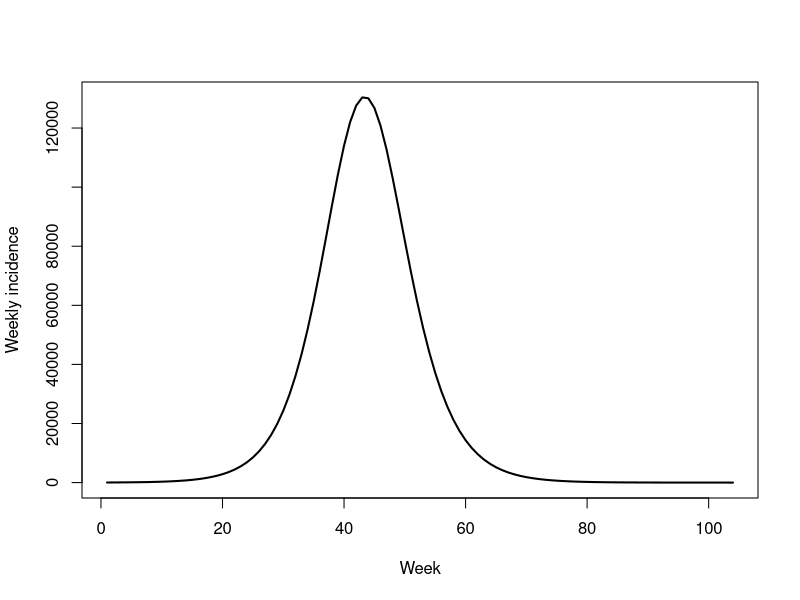
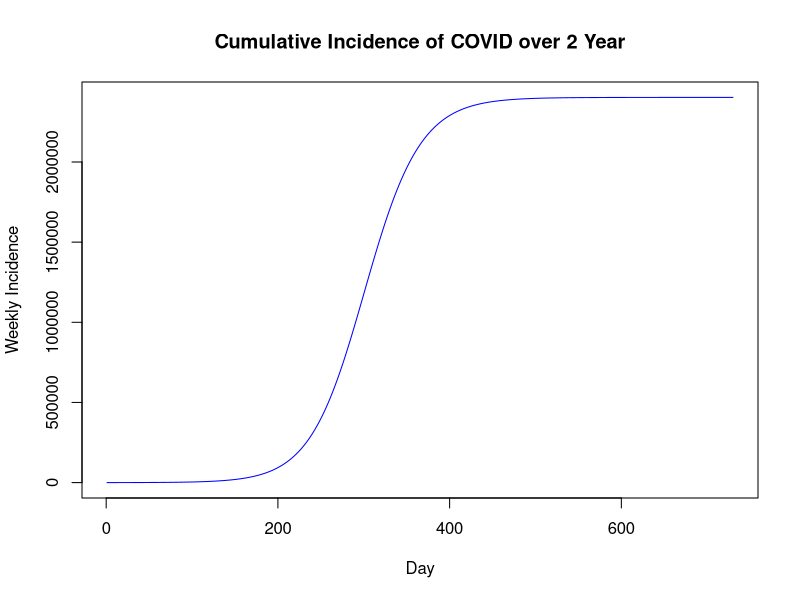
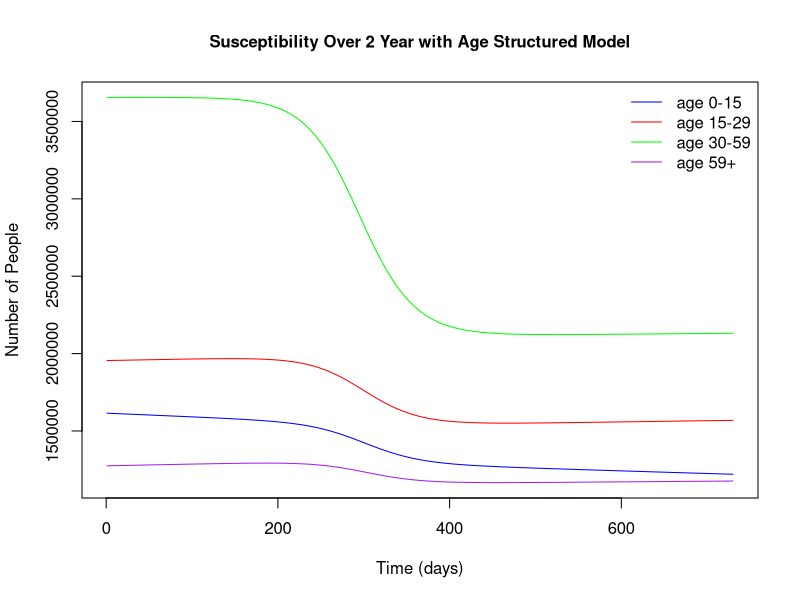
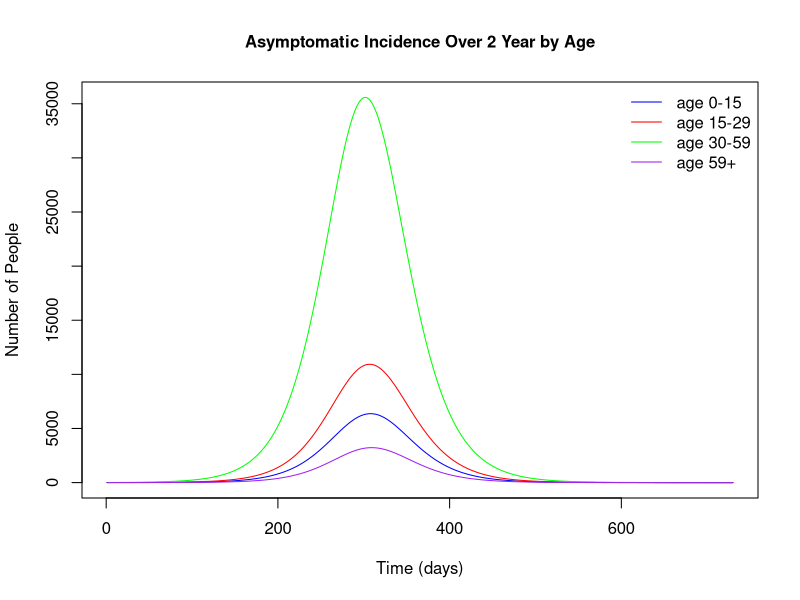
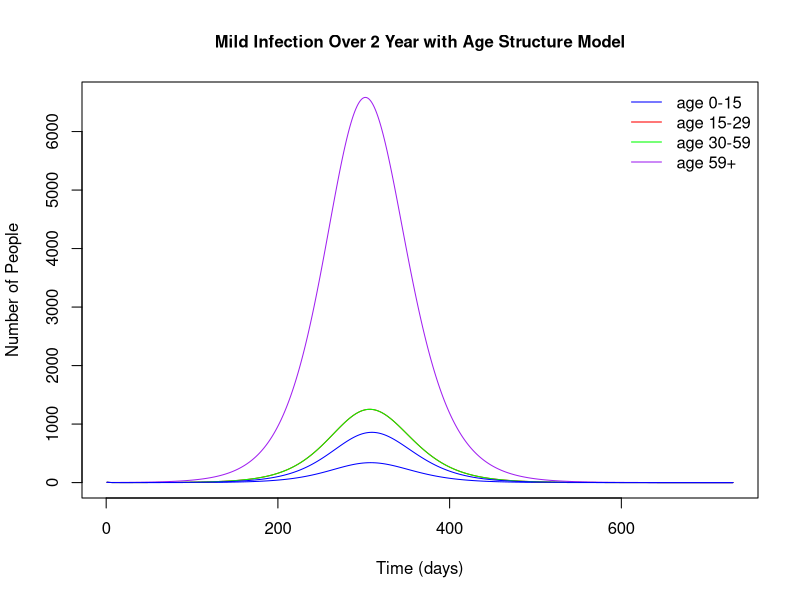
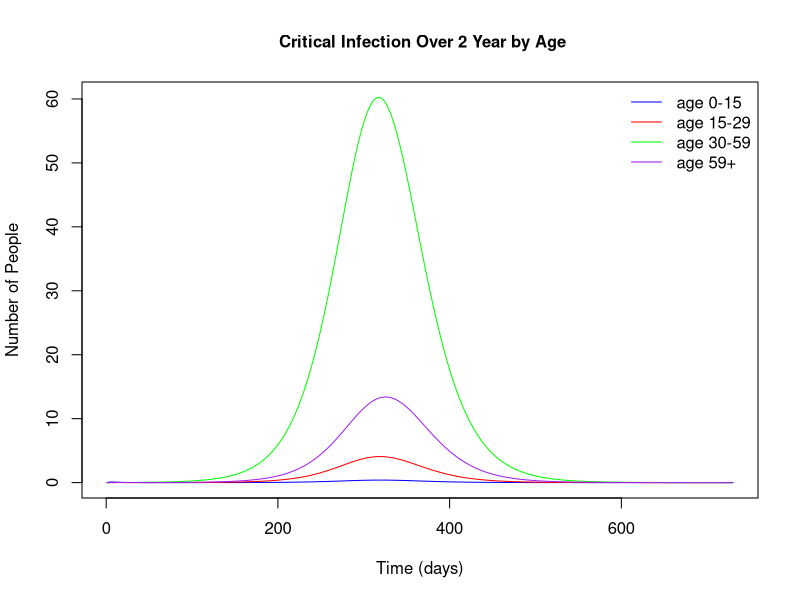
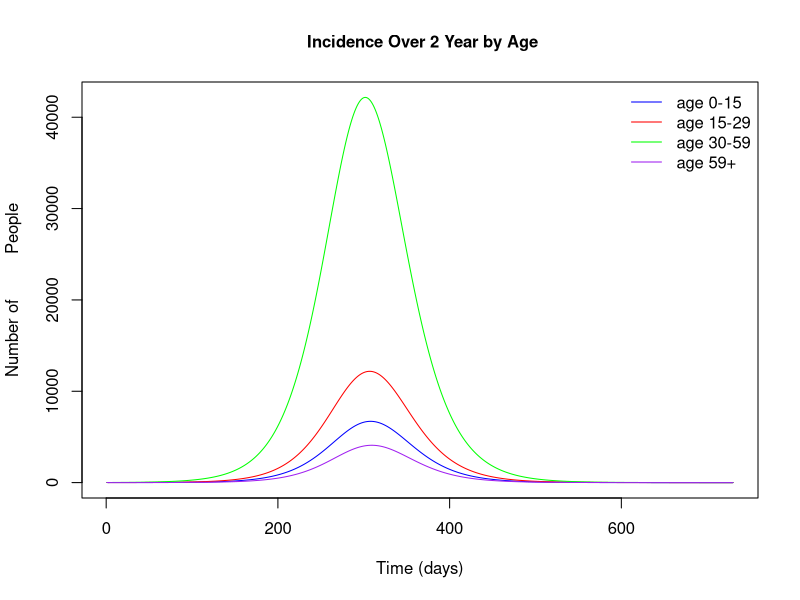
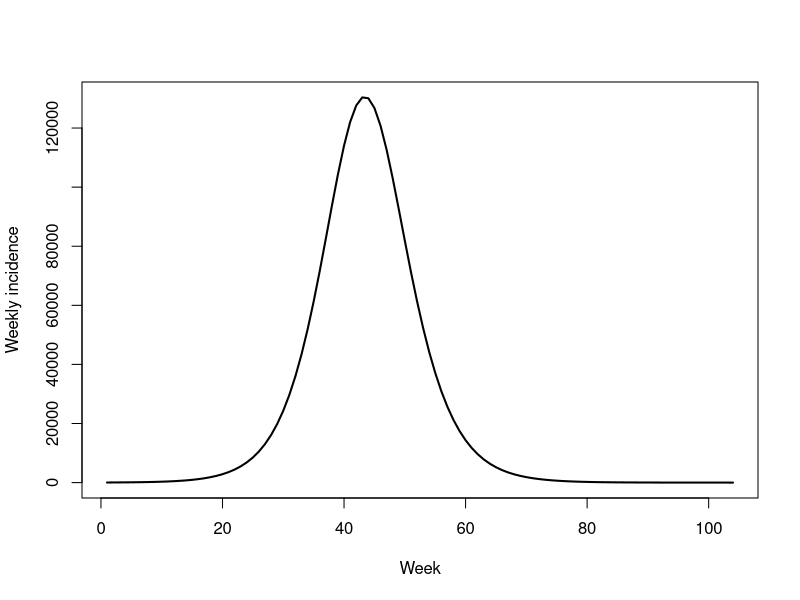

Write R code to recreate these figures, in order.
## ---- chunk 1
library(deSolve)

# Minor editions was made. I double checked that all compartments balanced out in the end.
COVID=function(times,state,parameters){
  with(as.list(c(state,parameters)),{
  #age 0-15
    dS1 = mu*N*n[1] - sum(BETA[1,]*c(A1,A2,A3,A4) + BETA[1,]*c(M1,M2,M3,M4))*(S1/N*n[1]) - l1*S1;# multiplied N by n[1] since only first group will have new born
    dE1 = sum(BETA[1,]*c(A1,A2,A3,A4) + BETA[1,]*c(M1,M2,M3,M4))*(S1/N*n[1]) - E1*alpha - l1*E1; # edited E1*alpha term
    dA1 = E1*alpha*theta[1] - gamma*A1 - l1*A1;
    dM1 = E1*alpha*(1-theta[1]) - (gamma.h*rho[1] + gamma*(1-rho[1]))*M1 - l1*M1;# ----------------added gamma.h
    dH1 = gamma.h*rho[1]*M1 + kappa_c[1]*C1 - kappa_h[1]*H1 - gamma_h[1]*H1 - l1*H1;
    dR1 = gamma*A1 + gamma*(1-rho[1])*M1 + gamma_h[1]*H1 - l1*R1;
    dC1 = kappa_h[1]*H1 - kappa_c[1]*C1 - sigma[1]*C1 - l1*C1;
    dDead1 = sigma[1]*C1;
    dcumInci1 = E1*alpha;
  #age 15-29
    dS2 = l1*S1 - sum(BETA[2,]*c(A1,A2,A3,A4)+ BETA[2,]*c(M1,M2,M3,M4))*(S2/N*n[2]) - l2*S2;
    dE2 = l1*E1 + sum(BETA[2,]*c(A1,A2,A3,A4) + BETA[2,]*c(M1,M2,M3,M4))*(S2/N*n[2]) - E2*alpha - l2*E2;
    dA2 = l1*A1 + E2*alpha*theta[2] - gamma*A2 - l2*A2;
    dM2 = l1*M1 + E2*alpha*(1-theta[2]) - (gamma.h*rho[2] + gamma*(1-rho[2]))*M2 - l2*M2;
    dH2 = l1*H1 + gamma.h*rho[2]*M2 + kappa_c[2]*C2 - kappa_h[2]*H2 - gamma_h[2]*H2 - l2*H2;
    dR2 = l1*R1 + gamma*A2 + gamma*(1-rho[2])*M2 + gamma_h[2]*H2 - l2*R2;
    dC2 = l1*C1 + kappa_h[2]*H2 - kappa_c[2]*C2 - sigma[2]*C2 - l2*C2;
    dDead2 = sigma[2]*C2;
    dcumInci2 = E2*alpha;
  #age 30-59
    dS3 = l2*S2 - sum(BETA[3,]*c(A1,A2,A3,A4)+ BETA[3,]*c(M1,M2,M3,M4))*(S3/N*n[3]) - l3*S3;
    dE3 = l2*E2 + sum(BETA[3,]*c(A1,A2,A3,A4) + BETA[3,]*c(M1,M2,M3,M4))*(S3/N*n[3]) - E3*alpha - l3*E3;
    dA3 = l2*A2 + E3*alpha*theta[3] - gamma*A3 - l2*A3;
    dM3 = l2*M2 + E3*alpha*(1-theta[3]) - (gamma.h*rho[3] + gamma*(1-rho[3]))*M3 - l3*M3;
    dH3 = l2*H2 + gamma.h*rho[3]*M3 + kappa_c[3]*C3 - kappa_h[3]*H3 - gamma_h[3]*H3 - l3*H3;
    dR3 = l2*R2 + gamma*A3 + gamma*(1-rho[3])*M3 + gamma_h[3]*H3 - l3*R3;
    dC3 = l2*C2 + kappa_h[3]*H3 - kappa_c[3]*C3 - sigma[3]*C3 - l3*C3;
    dDead3 = sigma[3]*C3;
    dcumInci3 = E3*alpha;
  #age 59+
    dS4 = l3*S3 - sum(BETA[4,]*c(A1,A2,A3,A4) + BETA[4,]*c(M1,M2,M3,M4))*(S4/N*n[4]) - mu*N*n[1];# ------added n[1]
    dE4 = l3*E3 + sum(BETA[4,]*c(A1,A2,A3,A4) + BETA[4,]*c(M1,M2,M3,M4))*(S4/N*n[4]) - E4*alpha;
    dA4 = l3*A3 + E4*alpha*theta[4] - gamma*A4; #------------------------deleted the mu*A4 term, cannot balance out
    dM4 = l3*M3 + E4*(alpha*(1-theta[4])) - (gamma.h*rho[4] + gamma*(1-rho[4]))*M4;
    dH4 = l3*H3 + gamma.h*rho[4]*M4 + kappa_c[4]*C4 - kappa_h[4]*H4 - gamma_h[4]*H4;
    dR4 = l3*R3 + gamma*A4 + gamma*(1-rho[4])*M4 + gamma_h[4]*H4;
    dC4 = l3*C3 + kappa_h[4]*H4 - kappa_c[4]*C4 - sigma[4]*C4;
    dDead4 = sigma[4]*C4;
    dcumInci4 = E4*alpha;
    
          # return the rate of change
    list(c(dS1, dS2, dS3, dS4, dE1, dE2, dE3, dE4, dA1, dA2, dA3, dA4, dM1, dM2, dM3, dM4, dH1, dH2, dH3, dH4, dR1, dR2, dR3, dR4, dC1, dC2, dC3, dC4, dDead1, dDead2, dDead3, dDead4, dcumInci1, dcumInci2,dcumInci3,dcumInci4))
  })
}

l1 = 1/(15*365); #15 years
l2 = 1/(29*365) #29 years
l3 = 1/(59*365) #59 years
N=8500000;
n=c(0.19, 0.23, 0.43, 0.15); # ---------- The article used 0.39, 0.28, 0.28, 0.5, should we use these too? 
A0=c(5,5,5,5);
M0=c(5,5,5,5);
E0=H0=cumInci0=C0=R0=Dead0=rep(0,4);
S0=N*n-A0-M0;
  
beta1 = 2 #peak infection
alpha = 1/3.69 #latent period
gamma = 1/3.47 #infectious period
gamma.h = 0.14 #--------------------------reporting rate, infection being documented
rho = c(0.03,0.06,0.09,0.12) #proportion progressing to severe infection
mu = 1/(78.7*365) #birth/death rate = 1/life expectancy in days
theta = c(0.95,0.9,0.85,0.8) #proportion asymptomatic
kappa_h = c(0.1/11,0.13/11,0.16/13,0.19/13) #proportion of severe to critical infection-------Why divided by 11 13
gamma_h = c(0.9/4,0.87/4,0.84/6,0.81/6) #proportion of severe to recovered------------------- why divided by 4 6
kappa_c = c(0.35/5,0.25/5,0.15/6,0.05/6) #proportion of critical back to severe infection-----why 5 5 6 6 
sigma = c(0.65/9,0.75/9,0.85/10,0.95/10) #proportion of critical  to recovered----------------why 9, 9, 10, 10
omega = 2*pi/365 #sinusoidal forcing
times=seq(1,2*365,by=1) 

#beta matrix
(gamma+mu)*(2.5)/(alpha/(alpha+mu)) #---------This is what I found in note how to get beta for SEIR
gamma*2.5*1.3 #-------------------------------what was originally used, for SIR.

#Could you please teach me how you get these betas? since they does not match with (gamma+mu)*(2.5)/(alpha/(alpha+mu))
#And I cannot find them in the artical.
beta=matrix(c(1.46,0.90,0.90,0.67,
              0.90,1.46,1.12,0.78,
              0.90,1.12,1.46,0.80,
              0.67,0.78,0.80,1.46),4,4,byrow=T)
Nmatrix=diag(n,4,4);
r0 = eigen(Nmatrix %*% beta)$values[1]
b = 2.5/r0*gamma
BETA=matrix(c(1.46,0.90,0.90,0.67,
              0.90,1.46,1.12,0.78,
              0.90,1.12,1.46,0.80,
              0.67,0.78,0.80,1.46),4,4,byrow=T)

state=c(S1=S0[1],S2=S0[2],S3=S0[3],S4=S0[4],
        E1=E0[1],E2=E0[2],E3=E0[3],E4=E0[4],
        A1=A0[1],A2=A0[2],A3=A0[3],A4=A0[4],
        M1=A0[1],M2=M0[2],M3=M0[3],M4=M0[4],
        H1=A0[1],H2=H0[2],H3=H0[3],H4=H0[4],
        R1=R0[1],R2=R0[2],R3=R0[3],R4=R0[4],
        C1=C0[1],C2=C0[2],C3=C0[3],C4=C0[4],
        Dead1=Dead0[1],Dead2=Dead0[2],Dead3=Dead0[3],Dead4=Dead0[4],
        cumInci1=cumInci0[1],cumInci2=cumInci0[2],cumInci3=cumInci0[3],cumInci4=cumInci0[4])

parameters=c(BETA=BETA,mu=mu,gamma=gamma,alpha=alpha,rho=rho,theta=theta,kappa_h=kappa_h,gamma.h = gamma.h, gamma_h=gamma_h,kappa_c=kappa_c,sigma=sigma,omega=omega,N=N,beta1=beta1)    
## ---- chunk 2
COVID.sim=ode(y=state,times=times,func=COVID,parms=parameters)
I1 = rowSums(COVID.sim[,c('A1','M1')])
I2 = rowSums(COVID.sim[,c('A2','M2')])
I3 = rowSums(COVID.sim[,c('A3','M3')])
I4 = rowSums(COVID.sim[,c('A4','M4')])
COVID.sim = cbind(COVID.sim, I1, I2, I3, I4)
S = rowSums(COVID.sim[,c('S1','S2','S3','S4')])
E = rowSums(COVID.sim[,c('E1','E2','E3','E4')])
A = rowSums(COVID.sim[,c('A1','A2','A3','A4')])
M = rowSums(COVID.sim[,c('M1','M2','M3','M4')])
R = rowSums(COVID.sim[,c('R1','R2','R3','R4')])
C = rowSums(COVID.sim[,c('C1','C2','C3','C4')])
H = rowSums(COVID.sim[,c('H1','H2','H3','H4')])
allI= rowSums(COVID.sim[,c('M1','M2','M3','M4','A1','A2','A3','A4')])
cuminci = (COVID.sim[,'cumInci1']+COVID.sim[,'cumInci2']+COVID.sim[,'cumInci3']+COVID.sim[,'cumInci4'])
dead = (COVID.sim[,'Dead1']+COVID.sim[,'Dead2']+COVID.sim[,'Dead3']+COVID.sim[,'Dead4'])
all.sim = cbind(S,E,A,M,R,C,H,allI,cuminci,COVID.sim[,'time'],dead)
 
#weekly incidence
inci=all.sim[seq(7,nrow(all.sim),by=7),'cuminci']-c(0,all.sim[seq(7,nrow(all.sim)-7,by=7),'cuminci'])

#plot
plot(inci,ylab='Weekly incidence',xlab='Week',type='l',lwd=2)

plot(all.sim[,'cuminci'],ylab='Weekly Incidence',xlab='Day',type='l',lwd=1, main="Cumulative Incidence of COVID over 2 Year",col='blue')

matplot(COVID.sim[,'time'], COVID.sim[,c('S1','S2','S3','S4')],type='l', 
        lwd=1,col=c('blue','red','green','purple'),lty=1, main='Susceptibility Over 2 Year with Age Structured Model', cex.main=1,
        ylab='Number of People',xlab='Time (days)')
legend('topright',c('age 0-15','age 15-29', 'age 30-59', 'age 59+'), lwd=1, col=c('blue','red','green','purple'),bty='n')

matplot(COVID.sim[,'time'], COVID.sim[,c('A1','A2','A3','A4')],type='l', 
        lwd=1,col=c('blue','red','green','purple'),lty=1, main='Asymptomatic Incidence Over 2 Year by Age',         
        cex.main=1, ylab='Number of People',xlab='Time (days)')
legend('topright',c('age 0-15','age 15-29', 'age 30-59', 'age 59+'), lwd=1, col=c('blue','red','green','purple'),bty='n')
#####################################################################################################################
#The simulated number of mild and critical incidences among elder people does not match with main stream findings####
matplot(COVID.sim[,'time'], COVID.sim[,c('M1','M2','M2','M3','M4')],type='l', 
        lwd=1,col=c('blue','red','green','purple'),lty=1, main='Mild Infection Over 2 Year with Age Structure Model',              cex.main=1, ylab='Number of People',xlab='Time (days)')
legend('topright',c('age 0-15','age 15-29', 'age 30-59', 'age 59+'), lwd=1, col=c('blue','red','green','purple'),bty='n')

matplot(COVID.sim[,'time'], COVID.sim[,c('C1', 'C2','C3','C4')],type='l', 
        lwd=1,col=c('blue','red','green','purple'),lty=1, main=' Critical Infection Over 2 Year by Age',cex.main=1, ylab='Number of People',xlab='Time (days)')
legend('topright',c('age 0-15','age 15-29', 'age 30-59', 'age 59+'), lwd=1, col=c('blue','red','green','purple'),bty='n')
#######################################################################################################################

matplot(COVID.sim[,'time'], COVID.sim[,c('I1', 'I2','I3','I4')],type='l', 
        lwd=1,col=c('blue','red','green','purple'),lty=1, main=' Incidence Over 2 Year by Age',cex.main=1, ylab='Number of         People',xlab='Time (days)')
legend('topright',c('age 0-15','age 15-29', 'age 30-59', 'age 59+'), lwd=1, col=c('blue','red','green','purple'),bty='n')


## ---- chunk 3
library(deSolve)

z = 0.3 #Reducing the transmission rate by 70% with control measures

times1=seq(1,9*7,by=1); # first 9 weeks with out intervention
times2=seq(9*7, 2*365,by=1); # afterward with incidence

# Stage 1: no intervention
COVID.sim=ode(y=state,times=times1,func=COVID,parms=parameters);

state=c(S1=S0[1],S2=S0[2],S3=S0[3],S4=S0[4],
        E1=E0[1],E2=E0[2],E3=E0[3],E4=E0[4],
        A1=A0[1],A2=A0[2],A3=A0[3],A4=A0[4],
        M1=A0[1],M2=M0[2],M3=M0[3],M4=M0[4],
        H1=A0[1],H2=H0[2],H3=H0[3],H4=H0[4],
        R1=R0[1],R2=R0[2],R3=R0[3],R4=R0[4],
        C1=C0[1],C2=C0[2],C3=C0[3],C4=C0[4],
        Dead1=Dead0[1],Dead2=Dead0[2],Dead3=Dead0[3],Dead4=Dead0[4],
        cumInci1=cumInci0[1],cumInci2=cumInci0[2],cumInci3=cumInci0[3],cumInci4=cumInci0[4])

parameters=c(BETA=BETA,mu=mu,gamma=gamma,alpha=alpha,rho=rho,theta=theta,kappa_h=kappa_h,gamma.h = gamma.h, gamma_h=gamma_h,kappa_c=kappa_c,sigma=sigma,omega=omega,N=N,beta1=beta1)  
# Stage 2: yes intervention
state2=c(S1=tail(COVID.sim[,'S1'],1),S2=tail(COVID.sim[,'S2'],1),
         S3=tail(COVID.sim[,'S3'],1),S4=tail(COVID.sim[,'S4'],1),
         E1=tail(COVID.sim[,'E1'],1),E2=tail(COVID.sim[,'E2'],1),
         E3=tail(COVID.sim[,'E3'],1),E4=tail(COVID.sim[,'E4'],1),
         A1=tail(COVID.sim[,'A1'],1),A2=tail(COVID.sim[,'A2'],1),
         A3=tail(COVID.sim[,'A3'],1),A4=tail(COVID.sim[,'A4'],1),
         M1=tail(COVID.sim[,'M1'],1),M2=tail(COVID.sim[,'M2'],1),
         M3=tail(COVID.sim[,'M3'],1),M4=tail(COVID.sim[,'M4'],1),
         H1=tail(COVID.sim[,'H1'],1),H2=tail(COVID.sim[,'H2'],1),
         H3=tail(COVID.sim[,'H3'],1),H4=tail(COVID.sim[,'H4'],1),
         R1=tail(COVID.sim[,'R1'],1),R2=tail(COVID.sim[,'R2'],1),
         R3=tail(COVID.sim[,'R3'],1),R4=tail(COVID.sim[,'R4'],1),
         C1=tail(COVID.sim[,'C1'],1),C2=tail(COVID.sim[,'C2'],1),
         C3=tail(COVID.sim[,'C3'],1),C4=tail(COVID.sim[,'C4'],1),
         Dead1=tail(COVID.sim[,'Dead1'],1),Dead2=tail(COVID.sim[,'Dead2'],1),
         Dead3=tail(COVID.sim[,'Dead3'],1),Dead4=tail(COVID.sim[,'Dead4'],1),
         cumInci1=tail(COVID.sim[,'cumInci1'],1),cumInci2=tail(COVID.sim[,'cumInci2'],1),
         cumInci3=tail(COVID.sim[,'cumInci3'],1),cumInci4=tail(COVID.sim[,'cumInci4'],1))

  parametersCtrl=c(BETA=BETA*z,mu=mu,gamma=gamma,alpha=alpha,rho=rho,theta=theta,kappa_h=kappa_h,gamma.h = gamma.h, gamma_h=gamma_h,kappa_c=kappa_c,sigma=sigma,omega=omega,N=N,beta1=beta1) 

  COVID.Ctrl=ode(y=state2,times=times2,func=COVID,parms=parametersCtrl)

# Combine the two
sim2=rbind(COVID.sim,COVID.Ctrl[-1,])

I1 = rowSums(sim2[,c('A1','M1')])
I2 = rowSums(sim2[,c('A2','M2')])
I3 = rowSums(sim2[,c('A3','M3')])
I4 = rowSums(sim2[,c('A4','M4')])
sim2 = cbind(sim2, I1, I2, I3, I4)
S = rowSums(sim2[,c('S1','S2','S3','S4')])
E = rowSums(sim2[,c('E1','E2','E3','E4')])
A = rowSums(sim2[,c('A1','A2','A3','A4')])
M = rowSums(sim2[,c('M1','M2','M3','M4')])
R = rowSums(sim2[,c('R1','R2','R3','R4')])
C = rowSums(sim2[,c('C1','C2','C3','C4')])
H = rowSums(sim2[,c('H1','H2','H3','H4')])
allI= rowSums(sim2[,c('M1','M2','M3','M4','A1','A2','A3','A4')])
cuminci = rowSums(sim2[,c('cumInci1','cumInci2','cumInci3','cumInci4')])
dead = rowSums(sim2[,c('Dead1','Dead2','Dead3','Dead4')])
all.sim2 = cbind(S,E,A,M,R,C,H,allI,cuminci,sim2[,'time'],dead)

inci2=all.sim2[seq(7,nrow(all.sim2),by=7),'cuminci']-c(0,all.sim2[seq(7,nrow(all.sim2)-7,by=7),'cuminci']) #weekly incidences

#Plots
plot(inci2,ylab='Weekly incidence',xlab='Week',type='l',lwd=2)
plot(all.sim2[,'cuminci'],ylab='Cumulative incidence',xlab='Day',type='l',lwd=2)


## ---- chunk 4
library(deSolve)
COVID.SF=function(times,state,parameters){
  with(as.list(c(state,parameters)),{
  #age 0-15
    dS1 = mu*N*n[1] - sum(BETA[1,]*c(A1,A2,A3,A4) + BETA[1,]*c(M1,M2,M3,M4))*(1+beta1*cos(omega*times))*(S1/N*n[1]) - l1*S1;
    dE1 = sum(BETA[1,]*c(A1,A2,A3,A4) + BETA[1,]*c(M1,M2,M3,M4))*(1+beta1*cos(omega*times))*(S1/N*n[1]) - E1*alpha - l1*E1;
    dA1 = E1*alpha*theta[1] - gamma*A1 - l1*A1;
    dM1 = E1*alpha*(1-theta[1]) - (gamma.h*rho[1] + gamma*(1-rho[1]))*M1 - l1*M1;
    dH1 = gamma.h*rho[1]*M1 + kappa_c[1]*C1 - kappa_h[1]*H1 - gamma_h[1]*H1 - l1*H1;
    dR1 = gamma*A1 + gamma*(1-rho[1])*M1 + gamma_h[1]*H1 - l1*R1;
    dC1 = kappa_h[1]*H1 - kappa_c[1]*C1 - sigma[1]*C1 - l1*C1;
    dDead1 = sigma[1]*C1;
    dcumInci1 = E1*alpha;
  #age 15-29
    dS2 = l1*S1 - sum(BETA[2,]*c(A1,A2,A3,A4)+ BETA[2,]*c(M1,M2,M3,M4))*(1+beta1*cos(omega*times))*(S2/N*n[2]) - l2*S2;
    dE2 = l1*E1 + sum(BETA[2,]*c(A1,A2,A3,A4) + BETA[2,]*c(M1,M2,M3,M4))*(1+beta1*cos(omega*times))*(S2/N*n[2]) - E2*alpha - l2*E2;
    dA2 = l1*A1 + E2*alpha*theta[2] - gamma*A2 - l2*A2;
    dM2 = l1*M1 + E2*alpha*(1-theta[2]) - (gamma.h*rho[2] + gamma*(1-rho[2]))*M2 - l2*M2;
    dH2 = l1*H1 + gamma.h*rho[2]*M2 + kappa_c[2]*C2 - kappa_h[2]*H2 - gamma_h[2]*H2 - l2*H2;
    dR2 = l1*R1 + gamma*A2 + gamma*(1-rho[2])*M2 + gamma_h[2]*H2 - l2*R2;
    dC2 = l1*C1 + kappa_h[2]*H2 - kappa_c[2]*C2 - sigma[2]*C2 - l2*C2;
    dDead2 = sigma[2]*C2;
    dcumInci2 = E2*alpha;
  #age 30-59
    dS3 = l2*S2 - sum(BETA[3,]*c(A1,A2,A3,A4)+ BETA[3,]*c(M1,M2,M3,M4))*(1+beta1*cos(omega*times))*(S3/N*n[3]) - l3*S3;
    dE3 = l2*E2 + sum(BETA[3,]*c(A1,A2,A3,A4) + BETA[3,]*c(M1,M2,M3,M4))*(1+beta1*cos(omega*times))*(S3/N*n[3]) - E3*alpha - l3*E3;
    dA3 = l2*A2 + E3*alpha*theta[3] - gamma*A3 - l2*A3;
    dM3 = l2*M2 + E3*alpha*(1-theta[3]) - (gamma.h*rho[3] + gamma*(1-rho[3]))*M3 - l3*M3;
    dH3 = l2*H2 + gamma.h*rho[3]*M3 + kappa_c[3]*C3 - kappa_h[3]*H3 - gamma_h[3]*H3 - l3*H3;
    dR3 = l2*R2 + gamma*A3 + gamma*(1-rho[3])*M3 + gamma_h[3]*H3 - l3*R3;
    dC3 = l2*C2 + kappa_h[3]*H3 - kappa_c[3]*C3 - sigma[3]*C3 - l3*C3;
    dDead3 = sigma[3]*C3;
    dcumInci3 = E3*alpha;
  #age 59+
    dS4 = l3*S3 - sum(BETA[4,]*c(A1,A2,A3,A4) + BETA[4,]*c(M1,M2,M3,M4))*(1+beta1*cos(omega*times))*(S4/N*n[4]) - mu*N*n[1];
    dE4 = l3*E3 + sum(BETA[4,]*c(A1,A2,A3,A4) + BETA[4,]*c(M1,M2,M3,M4))*(1+beta1*cos(omega*times))*(S4/N*n[4]) - E4*alpha;
    dA4 = l3*A3 + E4*alpha*theta[4] - gamma*A4;
    dM4 = l3*M3 + E4*(alpha*(1-theta[4])) - (gamma.h*rho[4] + gamma*(1-rho[4]))*M4;
    dH4 = l3*H3 + gamma.h*rho[4]*M4 + kappa_c[4]*C4 - kappa_h[4]*H4 - gamma_h[4]*H4;
    dR4 = l3*R3 + gamma*A4 + gamma*(1-rho[4])*M4 + gamma_h[4]*H4;
    dC4 = l3*C3 + kappa_h[4]*H4 - kappa_c[4]*C4 - sigma[4]*C4;
    dDead4 = sigma[4]*C4;
    dcumInci4 = E4*alpha;
    
          # return the rate of change
    list(c(dS1, dS2, dS3, dS4, dE1, dE2, dE3, dE4, dA1, dA2, dA3, dA4, dM1, dM2, dM3, dM4, dH1, dH2, dH3, dH4, dR1, dR2, dR3, dR4, dC1, dC2, dC3, dC4, dDead1, dDead2, dDead3, dDead4, dcumInci1, dcumInci2,dcumInci3,dcumInci4))
  })
}

l1 = 1/(15*365); #15 years
l2 = 1/(29*365) #29 years
l3 = 1/(59*365) #59 years
N=8500000;
n=c(0.19, 0.23, 0.43, 0.15);
A0=c(1,1,1,1);
M0=c(1,1,1,1);
E0=H0=cumInci0=C0=R0=Dead0=rep(0,4);
S0=N*n-A0-M0;
  
beta1 = 2 #peak infection
alpha = 1/3.69 #latent period
gamma = 1/3.47 #infectious period
gamma.h = 0.14
rho = c(0.03,0.06,0.09,0.12) #proportion progressing to severe infection
mu = 1/(78.7*365) #birth/death rate = 1/life expectancy in days
theta = c(0.95,0.9,0.85,0.8) #proportion asymptomatic
kappa_h = c(0.1/11,0.13/11,0.16/13,0.19/13) #proportion of severe to critical infection
gamma_h = c(0.9/4,0.87/4,0.84/6,0.81/6) #proportion of severe to recovered
kappa_c = c(0.35/5,0.25/5,0.15/6,0.05/6) #proportion of critical back to severe infection
sigma = c(0.65/9,0.75/9,0.85/10,0.95/10) #proportion of critical  to recovered
omega = 2*pi/365 #sinusoidal forcing
times_SF=seq(1,365*6,by=1) 

#beta matrix
gamma*(5/3)/(1-theta)
0.7*gamma*(5/3)/(1-theta)
gamma*(5/3)/(theta)
gamma*(2.5/3)/(1-theta)
0.7*gamma*(2.5/3)/(1-theta)
gamma*(2.5/3)/(theta)

beta=matrix(c(1.46,0.90,0.90,0.67,
              0.90,1.46,1.12,0.78,
              0.90,1.12,1.46,0.80,
              0.67,0.78,0.80,1.46),4,4,byrow=T)
Nmatrix=diag(n,4,4);
r0= eigen(Nmatrix %*% beta)$values[1]
b = 2.5/r0*gamma
BETA=matrix(c(1.46,0.90,0.90,0.67,
              0.90,1.46,1.12,0.78,
              0.90,1.12,1.46,0.80,
              0.67,0.78,0.80,1.46),4,4,byrow=T)

state=c(S1=S0[1],S2=S0[2],S3=S0[3],S4=S0[4],
        E1=E0[1],E2=E0[2],E3=E0[3],E4=E0[4],
        A1=A0[1],A2=A0[2],A3=A0[3],A4=A0[4],
        M1=A0[1],M2=M0[2],M3=M0[3],M4=M0[4],
        H1=A0[1],H2=H0[2],H3=H0[3],H4=H0[4],
        R1=R0[1],R2=R0[2],R3=R0[3],R4=R0[4],
        C1=C0[1],C2=C0[2],C3=C0[3],C4=C0[4],
        Dead1=Dead0[1],Dead2=Dead0[2],Dead3=Dead0[3],Dead4=Dead0[4],
        cumInci1=cumInci0[1],cumInci2=cumInci0[2],cumInci3=cumInci0[3],cumInci4=cumInci0[4])

parameters=c(BETA=BETA,mu=mu,gamma=gamma,alpha=alpha,rho=rho,theta=theta,kappa_h=kappa_h,gamma_h=gamma_h,kappa_c=kappa_c,
             sigma=sigma,omega=omega,N=N,beta1=beta1)    
## ---- chunk 5
COVID.SF.sim=ode(y=state,times=times_SF,func=COVID.SF,parms=parameters)
I1_SF = rowSums(COVID.SF.sim[,c('A1','M1')])
I2_SF = rowSums(COVID.SF.sim[,c('A2','M2')])
I3_SF = rowSums(COVID.SF.sim[,c('A3','M3')])
I4_SF = rowSums(COVID.SF.sim[,c('A4','M4')])
COVID.SF.sim = cbind(COVID.SF.sim, I1_SF, I2_SF, I3_SF, I4_SF)
S_SF = rowSums(COVID.SF.sim[,c('S1','S2','S3','S4')])
E_SF = rowSums(COVID.SF.sim[,c('E1','E2','E3','E4')])
A_SF = rowSums(COVID.SF.sim[,c('A1','A2','A3','A4')])
M_SF = rowSums(COVID.SF.sim[,c('M1','M2','M3','M4')])
R_SF = rowSums(COVID.SF.sim[,c('R1','R2','R3','R4')])
C_SF = rowSums(COVID.SF.sim[,c('C1','C2','C3','C4')])
H_SF = rowSums(COVID.SF.sim[,c('H1','H2','H3','H4')])
allI_SF= rowSums(COVID.SF.sim[,c('M1','M2','M3','M4','A1','A2','A3','A4')])
cuminci_SF = (COVID.SF.sim[,'cumInci1']+COVID.SF.sim[,'cumInci2']+COVID.SF.sim[,'cumInci3']+COVID.SF.sim[,'cumInci4'])
dead_SF= (COVID.SF.sim[,'Dead1']+COVID.SF.sim[,'Dead2']+COVID.SF.sim[,'Dead3']+COVID.SF.sim[,'Dead4'])
all.SF.sim = cbind(S_SF,E_SF,A_SF,M_SF,R_SF,C_SF,H_SF,allI_SF,cuminci_SF,COVID.SF.sim[,'time'],dead_SF)
inci_SF=all.SF.sim[seq(7,nrow(all.SF.sim),by=7),'cuminci_SF'] #weekly incidence

#plot
plot(all.SF.sim[,'cuminci_SF'],ylab='Weekly Incidence',xlab='Week',type='l',lwd=1, main="Weekly Incidence of COVID over 1 Year",col='blue')

matplot(COVID.SF.sim[,'time'], COVID.SF.sim[,c('S1','S2','S3','S4')],type='l', 
        lwd=1,col=c('blue','red','green','purple'),lty=1, main='Susceptibility Over 6 Year with Age Structured Model', cex.main=1,
        ylab='Number of People',xlab='Time (days)')

matplot(COVID.SF.sim[,'time'], COVID.SF.sim[,c('I1_SF', 'I2_SF','I3_SF','I4_SF')],type='l', 
        lwd=1,col=c('blue','red','green','purple','orange','cyan','brown','black'),lty=1, main=' Incidence Over 6 Year by Age',cex.main=1, ylab='Number of People',xlab='Time (days)')

matplot(all.sim[,10], all.sim[,c('S','allI','H','C')]/N,type='l', 
        lwd=1,col=c('blue','red','green','purple','orange','cyan','brown','black'),lty=1, main='%Susceptible vs. Infected Over 1 Year',cex.main=1, ylab='Number of People',xlab='Time (days)')
